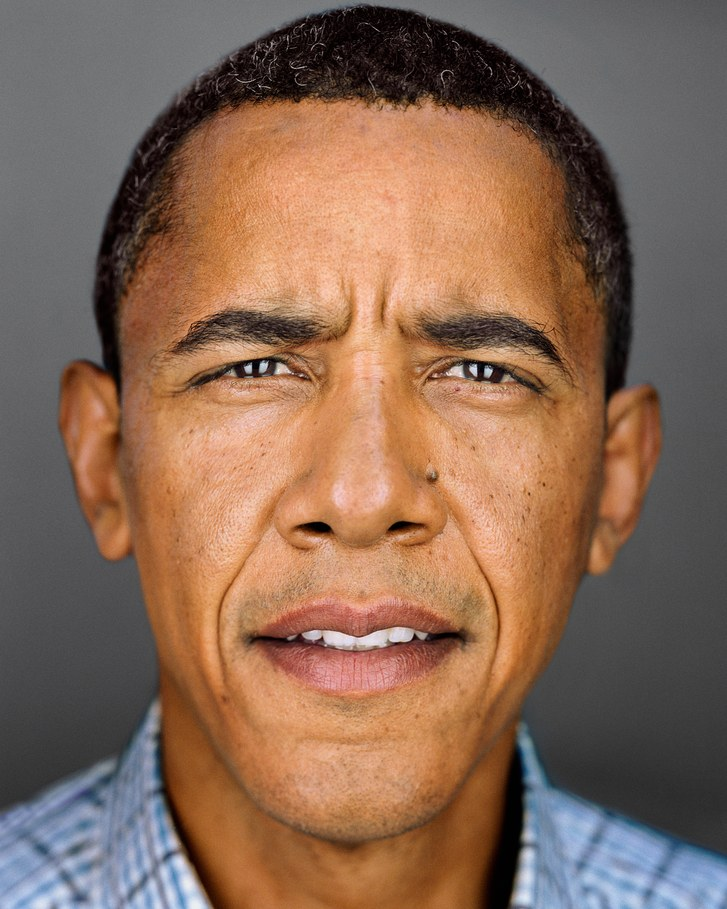
#> input picture img_useful/face.jpg, 727 x 909 px, found by its file name; the run also reads 1 picture not shown here
$ python img_process.py
#> lines starting #> are read from the running program, lines starting #| are printed output that depends on the picture; pictures that were not available may be replaced by others from this repository, and a replacement may not be noted
import cv2
import numpy as np
import os
from PIL import Image
# 指定图片路径

def resize_image(image_path, output_path, size=(512, 512)):
#> called with image_path = 'img/face.jpg', output_path = 'img/face_resize.jpg', size = (512, 512)
    image = Image.open(image_path)
#> image is the input picture: PIL image 727x909 RGB; mean R, G, B 135.7, 105, 86.3
    resized_image = image.resize(size)
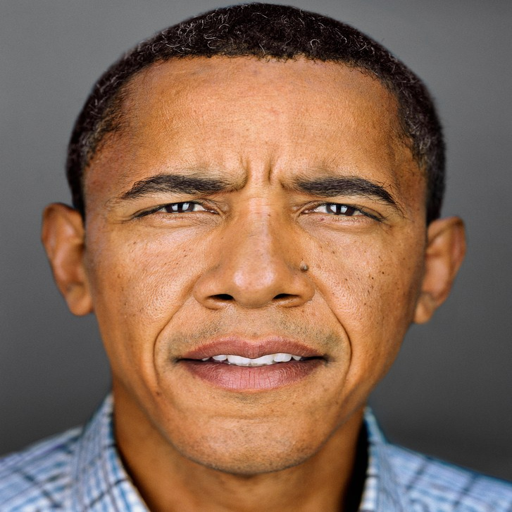
#> resized_image: PIL image 512x512 RGB; mean R, G, B 135.7, 105, 86.3
    resized_image.save(output_path)
# 示例用法
input_image_path = ('img/face.jpg')  # 输入图片路径
output_image_path = ('img/face_resize.jpg')  # 输出图片路径
resize_image(input_image_path, output_image_path)


image_path = 'output/result/pseudo_color_prediction/photo_resize.png'
# 读取图片
image = cv2.imread(image_path)
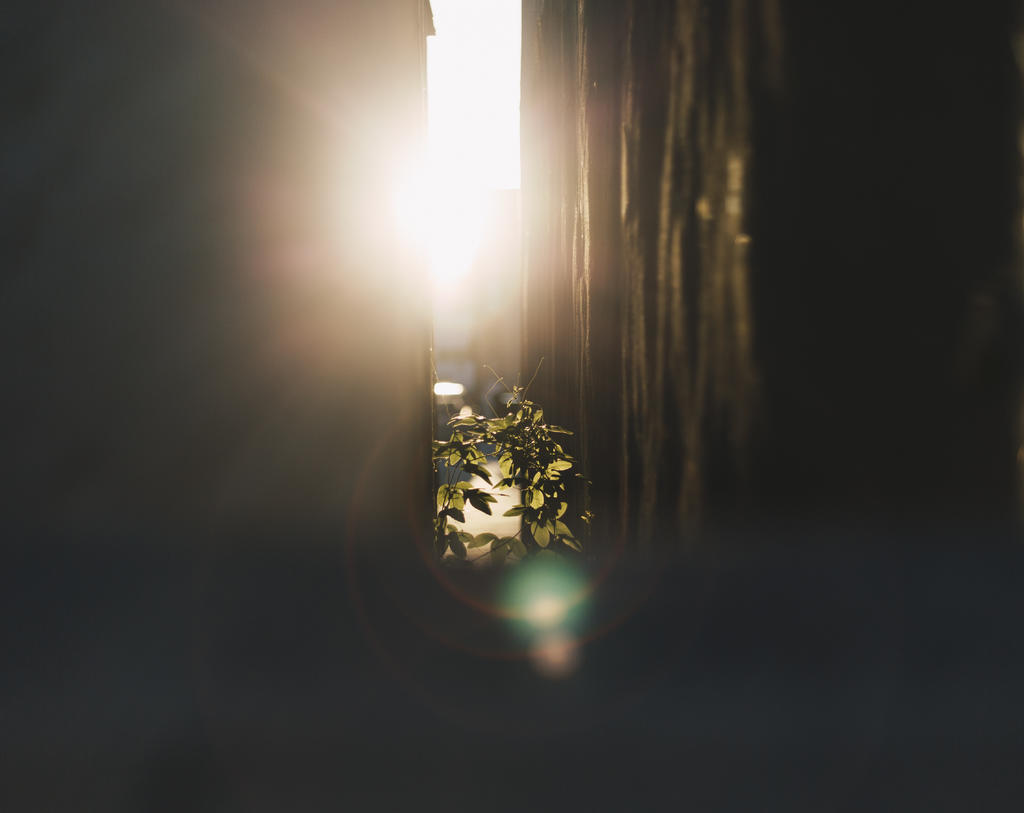
#> input picture img_useful/bgi.jpg, 1024 x 813 px, given in place of photo_resize.png, which was not available
#> image is the input picture: shape (813, 1024, 3); mean B, G, R 61.6, 67.7, 71.5

# mask = np.zeros((image.shape[0], image.shape[1],3), dtype=np.uint8)

mask = np.zeros((image.shape[0], image.shape[1]), dtype=np.uint8)

# 设置对应像素点的值为 128
# mask[image[:,:,1] == 128][0] = 1
# mask[image[:,:,1] == 128][1] = 1
# mask[image[:,:,1] == 128][2] = 1
mask[image[:,:,1] == 128] = 1

mask2 = np.zeros((image.shape[0], image.shape[1],3), dtype=np.uint8)

for i in range(mask.shape[0]):
    for j in range(mask.shape[1]):
        if mask[i][j] == 1:
            mask2[i][j][0] = 1
            mask2[i][j][1] = 1
            mask2[i][j][2] = 1
mask = mask2


a = -100
b = 50
# 读取图片
truth_image = cv2.imread('data/mydata/photo_resize.jpg')
height, width, _ = truth_image.shape
#> height = 813; width = 1024
# 上下平移
truth_image1 = np.roll(truth_image, a, axis=0)
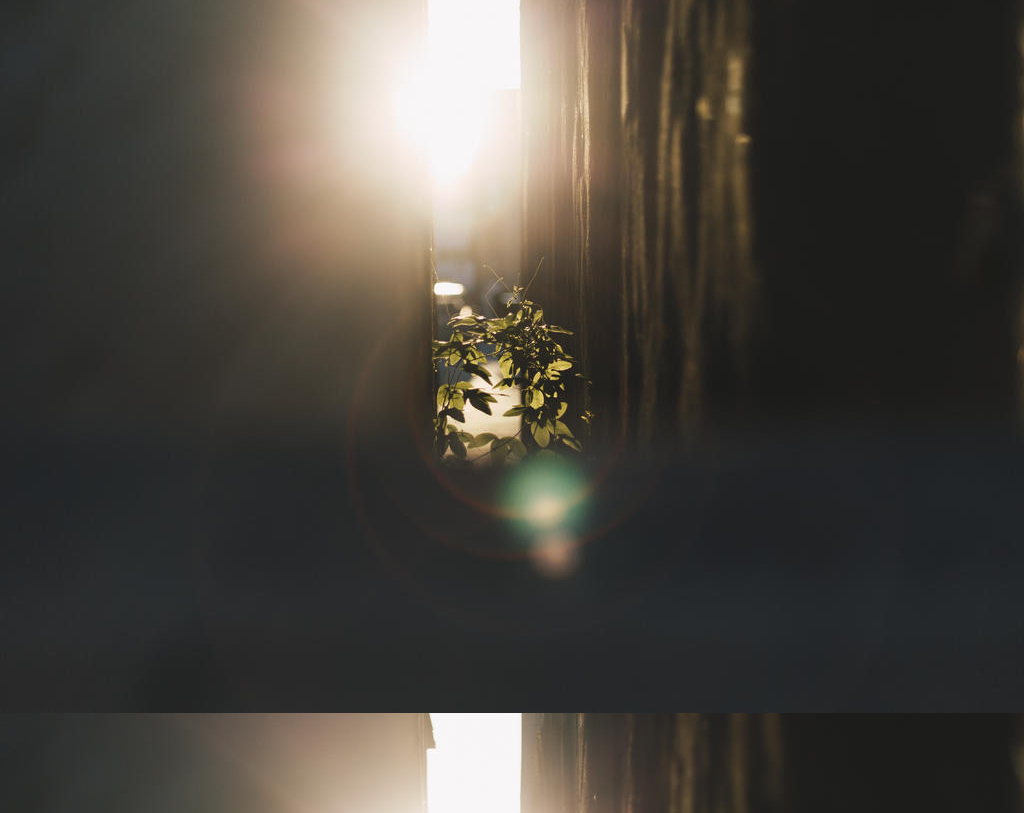
#> truth_image1: shape (813, 1024, 3); mean B, G, R 61.6, 67.7, 71.5
mask = np.roll(mask, a, axis=0)
# 左右平移
truth_image2 = np.roll(truth_image1, b, axis=1)
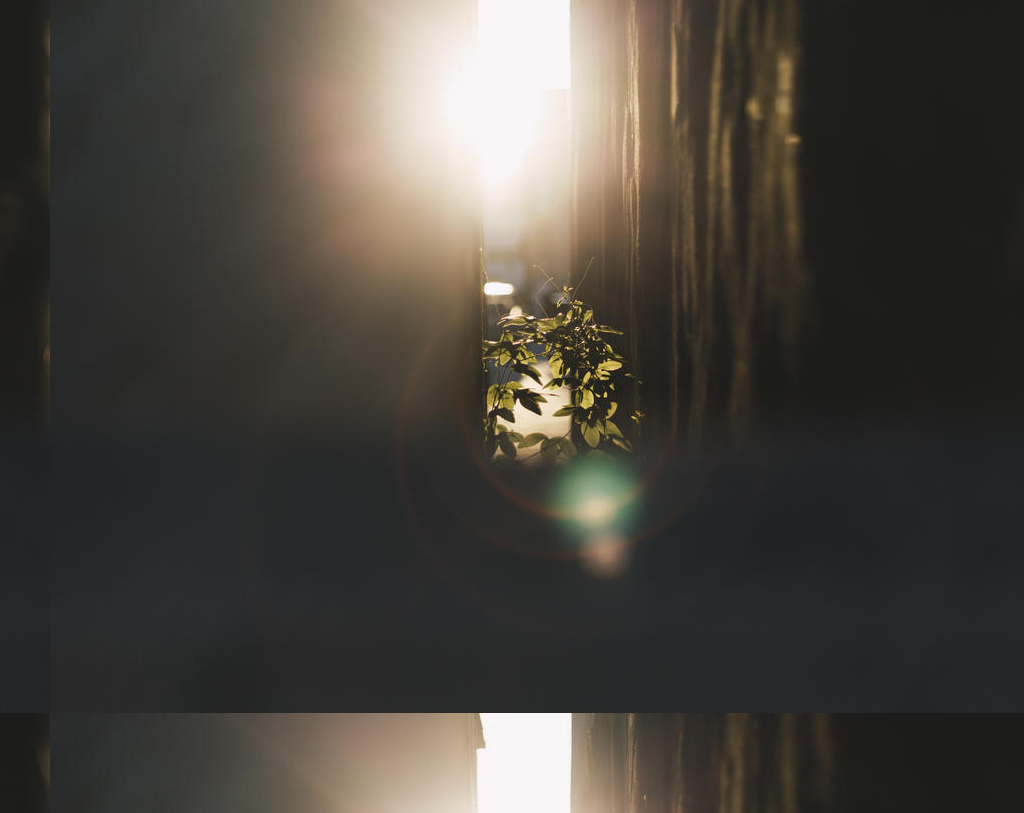
#> truth_image2: shape (813, 1024, 3); mean B, G, R 61.6, 67.7, 71.5
mask = np.roll(mask, b, axis=1)


cv2.imwrite('data/mydata/photo2.jpg',truth_image2)
command = 'python camera.py'
# print(command)
os.system(command)
index = 3

env_img_name = 'env3.png'

env_image = cv2.imread('data/mydata/' + env_img_name)
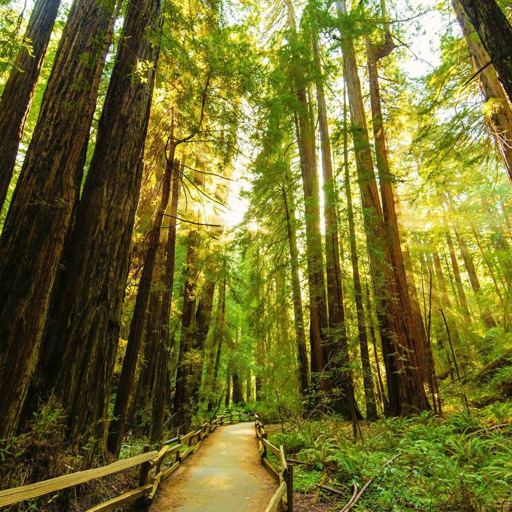
#> input picture data/mydata/env3.png, 512 x 512 px
#> env_image is the input picture: shape (512, 512, 3); mean B, G, R 43.8, 109.8, 113.1
truth_image = cv2.imread('result/photo2_03.jpg')
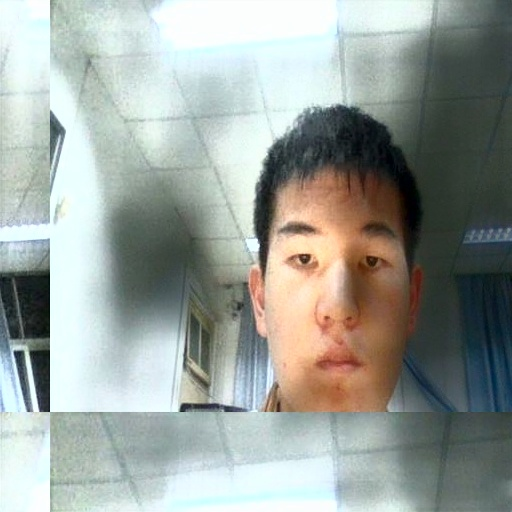
#> input picture result/photo2_03.jpg, 512 x 512 px
#> truth_image is the input picture: shape (512, 512, 3); mean B, G, R 155.8, 161.2, 154.5
#> (the run stopped early here; a loop or call above may not have finished)
